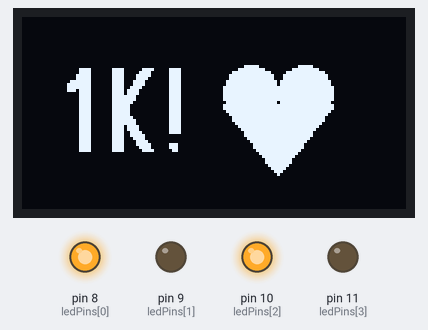
This sketch was run on a simulated Arduino Uno, built with avr-gcc and run on an emulated ATmega328P. Parts: 128×64 one-colour display, output pins drawn as LEDs (lit = HIGH).

Above: at 1.79 s.
At 6.47 s:
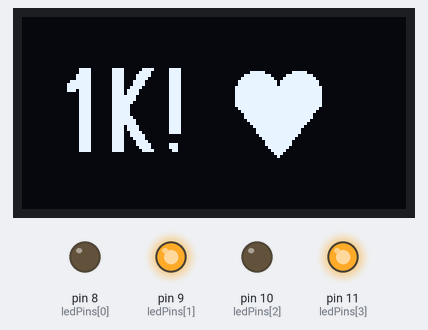
At 11.21 s:
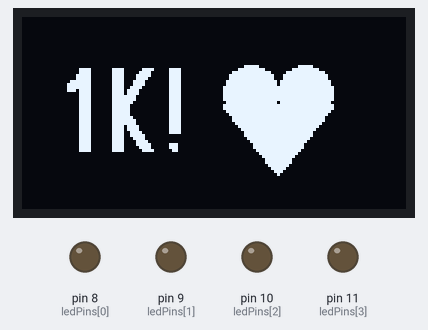
At 20.0 s:
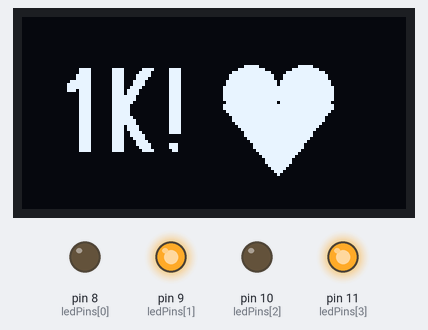
At 29.42 s:
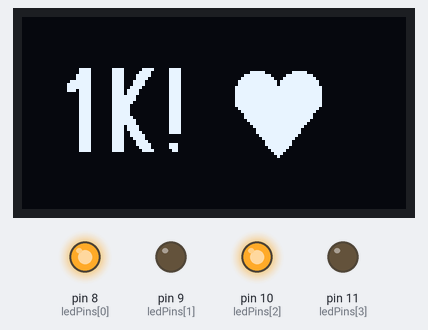
At 38.86 s:
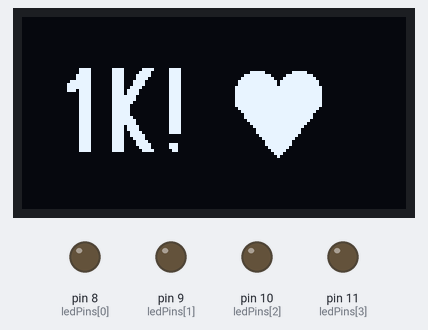
Timing chart, 0 to 40.0 s (numbered marks = the images above):
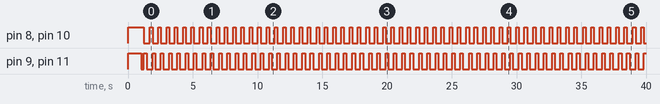

The sketch:

1000K_Celebrate.ino
```cpp
#include <Arduino.h> // Arduino çekirdek kütüphanesi / Arduino core library
#include <U8g2lib.h> // OLED ekran kütüphanesi / OLED display library
#include <Wire.h>    // I2C haberleşme kütüphanesi / I2C communication library

// OLED ekran nesnesini tanımla (SSD1306, 128x64 çözünürlük)
// Initialize the OLED display object (SSD1306, 128x64 resolution)
U8G2_SSD1306_128X64_NONAME_1_HW_I2C u8g2(U8G2_R0, /* reset=*/ U8X8_PIN_NONE);

// LED pin dizisi / Array of LED pins
const int ledPins[] = {8, 9, 10, 11};
// Kalp boyutunu tutan değişken / Variable to hold heart size
int kalpBoyutu = 7;

// Kalp çizen fonksiyon / Function to draw a heart
void drawHeart(int x, int y, int scale) {
  u8g2.drawDisc(x - scale, y, scale); // Sol daire / Left circle
  u8g2.drawDisc(x + scale, y, scale); // Sağ daire / Right circle
  // Kalbin alt üçgen kısmı / Bottom triangle part of the heart
  u8g2.drawTriangle(x - scale * 2, y + scale/2, x + scale * 2, y + scale/2, x, y + scale * 3);
}

void setup() {
  u8g2.begin(); // Ekranı başlat / Start the display
  u8g2.setContrast(255); // Ekran parlaklığını maksimum yap / Set display brightness to maximum

  // LED'leri hazırla ve test et / Prepare and test LEDs
  for (int i = 0; i < 4; i++) {
    pinMode(ledPins[i], OUTPUT);
    digitalWrite(ledPins[i], HIGH); // Başlangıçta tüm LED'leri yak / Turn on all LEDs initially
  }
  delay(1000); // 1 saniye bekle / Wait for 1 second
  for (int i = 0; i < 4; i++) digitalWrite(ledPins[i], LOW); // LED'leri söndür / Turn off LEDs
}

void loop() {
  // LED Efekti / LED Effect
  digitalWrite(8, HIGH); digitalWrite(10, HIGH); delay(200);
  digitalWrite(8, LOW); digitalWrite(10, LOW);
  digitalWrite(9, HIGH); digitalWrite(11, HIGH); delay(200);
  digitalWrite(9, LOW); digitalWrite(11, LOW);

  // Kalp Animasyonu mantığı / Heart animation logic
  if (kalpBoyutu == 7) kalpBoyutu = 9; else kalpBoyutu = 7;

  // OLED ekran güncelleme döngüsü / OLED display update loop
  u8g2.firstPage();
  do {
    u8g2.setFont(u8g2_font_logisoso28_tf); // Yazı tipini ayarla / Set font
    u8g2.drawStr(10, 45, "1K!");           // Metni yazdır / Draw text

    // Kalbi belirtilen koordinatlarda çiz / Draw heart at specified coordinates
    drawHeart(85, 25, kalpBoyutu);
  } while (u8g2.nextPage());
}
```

Measured:
- by itself, pin 8 (ledPins[0]), pin 10 (ledPins[2]): alternates HIGH for 0.20 s and LOW for 0.44 s
- by itself, pin 9 (ledPins[1]), pin 11 (ledPins[3]): repeats every 0.67 s: HIGH 0.20 s, LOW 0.47 s
- what the display in image 0 shows lasts 0.6 s, from 1.7 s to 2.3 s
- what the display in image 1 shows lasts 0.6 s, from 6.2 s to 6.8 s
